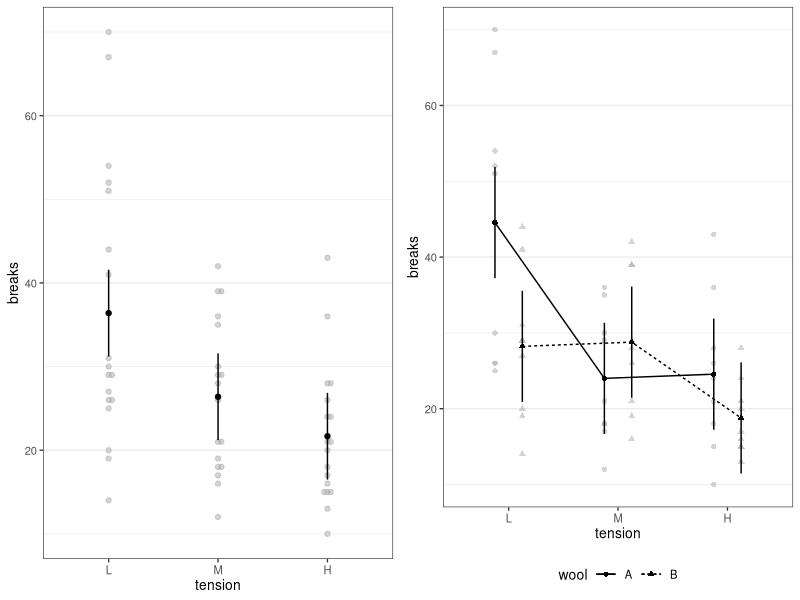
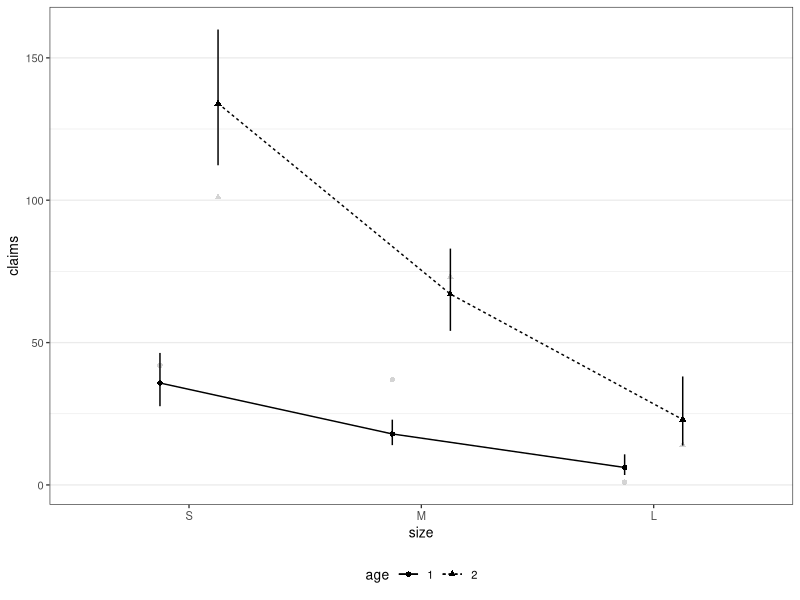
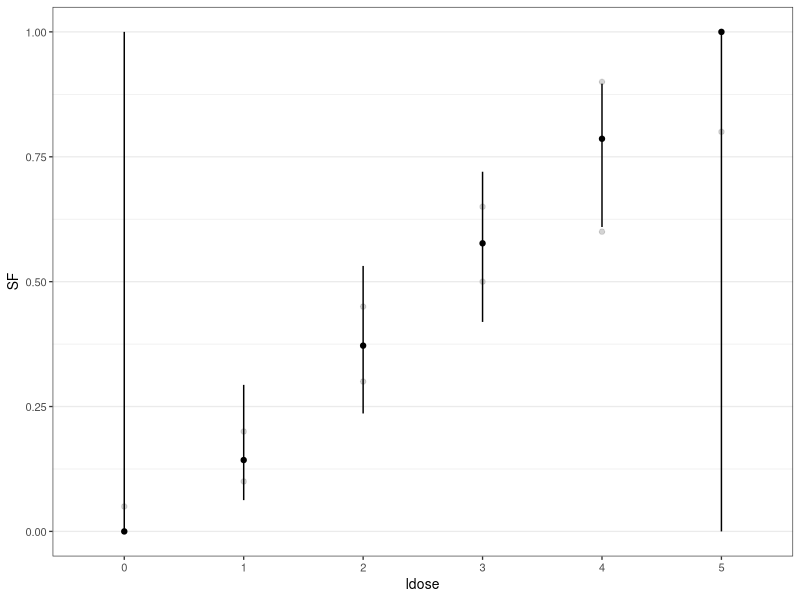
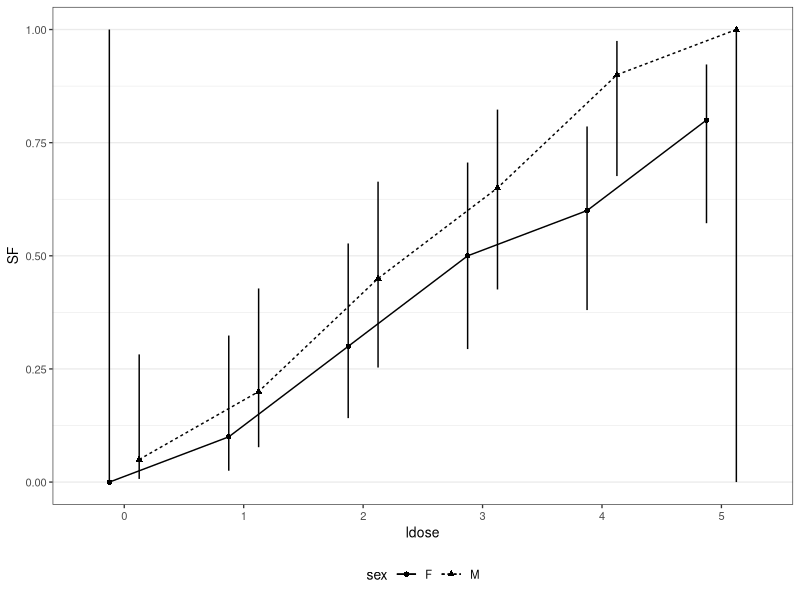
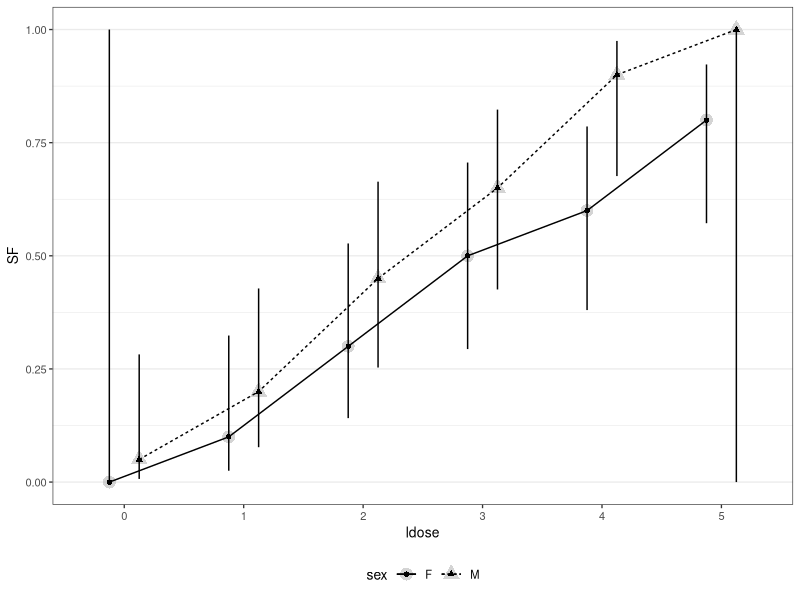

Here is the R script that generated these plots, in order:
## ---- chunk 1
options(width = 90)
knitr::opts_chunk$set(dpi=100)
## ---- chunk 2
library("afex")     
library("ggplot2")  
library("cowplot")
theme_set(theme_bw(base_size = 10) + 
            theme(legend.position="bottom", 
                  panel.grid.major.x = element_blank(),
                  panel.grid.minor.x = element_blank()))
## ---- chunk 3
warp.lm <- lm(breaks ~ wool * tension, data = warpbreaks)
p1 <- afex_plot(warp.lm, "tension")
p2 <- afex_plot(warp.lm, "tension", "wool")
plot_grid(p1, p2)
## ---- chunk 4
ins <- data.frame(
    n = c(500, 1200, 100, 400, 500, 300),
    size = factor(rep(1:3,2), labels = c("S","M","L")),
    age = factor(rep(1:2, each = 3)),
    claims = c(42, 37, 1, 101, 73, 14))
ins.glm <- glm(claims ~ size + age + offset(log(n)), 
               data = ins, family = "poisson")
afex_plot(ins.glm, "size", "age")
## ---- chunk 5
## binomial glm adapted from ?predict.glm
ldose <- factor(rep(0:5, 2))
numdead <- c(1, 4, 9, 13, 18, 20, 0, 2, 6, 10, 12, 16)
sex <- factor(rep(c("M", "F"), c(6, 6)))
SF <- numdead/20  ## dv should be a vector, no matrix
budworm.lg <- glm(SF ~ sex*ldose, family = binomial, 
                  weights = rep(20, length(numdead)))
afex_plot(budworm.lg, "ldose")
afex_plot(budworm.lg, "ldose", "sex") ## data point is hidden behind mean!
afex_plot(budworm.lg, "ldose", "sex", 
          data_arg = list(size = 4, color = "red"))
